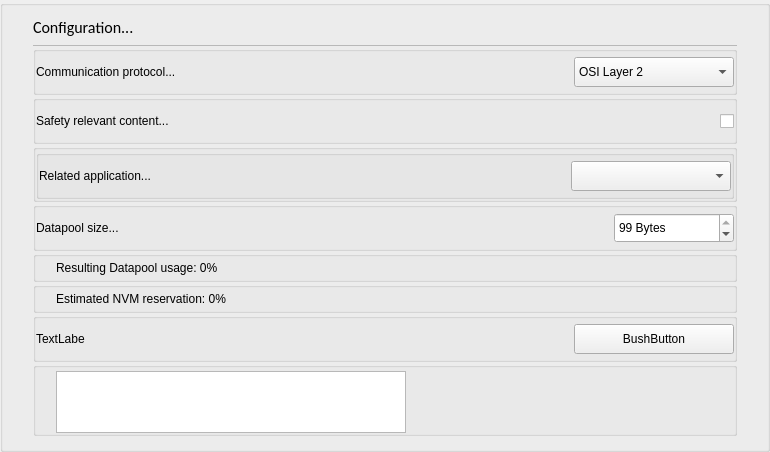
    <widget class="stw_opensyde_gui_elements::C_OgeGbx" name="pc_GroupBoxConfig">
     <property name="title">
      <string/>
     </property>
     <layout class="QHBoxLayout" name="horizontalLayout_4">
      <property name="sizeConstraint">
       <enum>QLayout::SetMinimumSize</enum>
      </property>
      <property name="leftMargin">
       <number>30</number>
      </property>
      <property name="rightMargin">
       <number>30</number>
      </property>
      <property name="bottomMargin">
       <number>13</number>
      </property>
      <item>
       <layout class="QVBoxLayout" name="verticalLayout_7">
        <item>
         <layout class="QHBoxLayout" name="horizontalLayout_14">
          <property name="spacing">
           <number>0</number>
          </property>
          <item>
           <widget class="stw_opensyde_gui_elements::C_OgeLabHeadingGroupBold" name="pc_LabelConfigurationHeading">
            <property name="font">
             <font>
              <family>Calibri</family>
              <pointsize>12</pointsize>
             </font>
            </property>
            <property name="text">
             <string>Configuration...</string>
            </property>
           </widget>
          </item>
          <item>
           <spacer name="horizontalSpacer_14">
            <property name="orientation">
             <enum>Qt::Horizontal</enum>
            </property>
            <property name="sizeType">
             <enum>QSizePolicy::Expanding</enum>
            </property>
            <property name="sizeHint" stdset="0">
             <size>
              <width>40</width>
              <height>20</height>
             </size>
            </property>
           </spacer>
          </item>
         </layout>
        </item>
        <item>
         <layout class="QHBoxLayout" name="horizontalLayout_6">
          <item>
           <layout class="QVBoxLayout" name="verticalLayout_5">
            <property name="spacing">
             <number>0</number>
            </property>
            <item>
             <layout class="QHBoxLayout" name="horizontalLayout_20" stretch="1">
              <property name="spacing">
               <number>0</number>
              </property>
              <property name="topMargin">
               <number>1</number>
              </property>
              <property name="bottomMargin">
               <number>0</number>
              </property>
              <item>
               <widget class="stw_opensyde_gui_elements::C_OgeFrameSeparator" name="frame_2">
                <property name="minimumSize">
                 <size>
                  <width>0</width>
                  <height>1</height>
                 </size>
                </property>
                <property name="maximumSize">
                 <size>
                  <width>16777215</width>
                  <height>1</height>
                 </size>
                </property>
                <property name="frameShape">
                 <enum>QFrame::StyledPanel</enum>
                </property>
                <property name="frameShadow">
                 <enum>QFrame::Raised</enum>
                </property>
               </widget>
              </item>
             </layout>
            </item>
            <item>
             <widget class="stw_opensyde_gui_elements::C_OgeGbxTransparent" name="pc_ComProtGroup">
              <property name="title">
               <string/>
              </property>
              <layout class="QVBoxLayout" name="verticalLayout_26">
               <property name="spacing">
                <number>6</number>
               </property>
               <property name="leftMargin">
                <number>0</number>
               </property>
               <property name="topMargin">
                <number>0</number>
               </property>
               <property name="rightMargin">
                <number>0</number>
               </property>
               <property name="bottomMargin">
                <number>0</number>
               </property>
               <item>
                <layout class="QHBoxLayout" name="horizontalLayout_12" stretch="0,1,0">
                 <item>
                  <widget class="stw_opensyde_gui_elements::C_OgeLabGroupItem" name="pc_LabelComProt">
                   <property name="minimumSize">
                    <size>
                     <width>0</width>
                     <height>40</height>
                    </size>
                   </property>
                   <property name="maximumSize">
                    <size>
                     <width>16777215</width>
                     <height>40</height>
                    </size>
                   </property>
                   <property name="text">
                    <string>Communication protocol...</string>
                   </property>
                  </widget>
                 </item>
                 <item>
                  <spacer name="horizontalSpacer_11">
                   <property name="orientation">
                    <enum>Qt::Horizontal</enum>
                   </property>
                   <property name="sizeHint" stdset="0">
                    <size>
                     <width>40</width>
                     <height>1</height>
                    </size>
                   </property>
                  </spacer>
                 </item>
                 <item>
                  <widget class="stw_opensyde_gui_elements::C_OgeCbxText" name="pc_ComboBoxProtocol">
                   <property name="minimumSize">
                    <size>
                     <width>160</width>
                     <height>30</height>
                    </size>
                   </property>
                   <property name="maximumSize">
                    <size>
                     <width>160</width>
                     <height>30</height>
                    </size>
                   </property>
                   <item>
                    <property name="text">
                     <string>OSI Layer 2</string>
                    </property>
                   </item>
                   <item>
                    <property name="text">
                     <string extracomment="Test">ECeS</string>
                    </property>
                   </item>
                   <item>
                    <property name="text">
                     <string>ECoS</string>
                    </property>
                   </item>
                  </widget>
                 </item>
                </layout>
               </item>
              </layout>
             </widget>
            </item>
            <item>
             <widget class="stw_opensyde_gui_elements::C_OgeGbxTransparent" name="pc_SafetyGroup">
              <property name="title">
               <string/>
              </property>
              <layout class="QVBoxLayout" name="verticalLayout_24">
               <property name="spacing">
                <number>6</number>
               </property>
               <property name="leftMargin">
                <number>0</number>
               </property>
               <property name="topMargin">
                <number>0</number>
               </property>
               <property name="rightMargin">
                <number>0</number>
               </property>
               <property name="bottomMargin">
                <number>0</number>
               </property>
               <item>
                <layout class="QHBoxLayout" name="horizontalLayout_8" stretch="0,1,0">
                 <item>
                  <widget class="stw_opensyde_gui_elements::C_OgeLabGroupItem" name="pc_LabelSafetyContent">
                   <property name="minimumSize">
                    <size>
                     <width>0</width>
                     <height>40</height>
                    </size>
                   </property>
                   <property name="maximumSize">
                    <size>
                     <width>16777215</width>
                     <height>40</height>
                    </size>
                   </property>
                   <property name="text">
                    <string>Safety relevant content...</string>
                   </property>
                  </widget>
                 </item>
                 <item>
                  <spacer name="horizontalSpacer_7">
                   <property name="orientation">
                    <enum>Qt::Horizontal</enum>
                   </property>
                   <property name="sizeHint" stdset="0">
                    <size>
                     <width>40</width>
                     <height>1</height>
                    </size>
                   </property>
                  </spacer>
                 </item>
                 <item>
                  <widget class="stw_opensyde_gui_elements::C_OgeChxTristateTransparentToggle" name="pc_CheckBoxSafety">
                   <property name="enabled">
                    <bool>true</bool>
                   </property>
                   <property name="sizePolicy">
                    <sizepolicy hsizetype="Fixed" vsizetype="Fixed">
                     <horstretch>0</horstretch>
                     <verstretch>0</verstretch>
                    </sizepolicy>
                   </property>
                   <property name="minimumSize">
                    <size>
                     <width>66</width>
                     <height>30</height>
                    </size>
                   </property>
                   <property name="maximumSize">
                    <size>
                     <width>66</width>
                     <height>30</height>
                    </size>
                   </property>
                   <property name="focusPolicy">
                    <enum>Qt::NoFocus</enum>
                   </property>
                   <property name="layoutDirection">
                    <enum>Qt::RightToLeft</enum>
                   </property>
                   <property name="text">
                    <string/>
                   </property>
                  </widget>
                 </item>
                </layout>
               </item>
              </layout>
             </widget>
            </item>
            <item>
             <widget class="stw_opensyde_gui_elements::C_OgeGbxTransparent" name="pc_ApplicationGroup">
              <property name="title">
               <string/>
              </property>
              <layout class="QVBoxLayout" name="verticalLayout_25">
               <property name="spacing">
                <number>6</number>
               </property>
               <property name="leftMargin">
                <number>0</number>
               </property>
               <property name="topMargin">
                <number>0</number>
               </property>
               <property name="rightMargin">
                <number>0</number>
               </property>
               <property name="bottomMargin">
                <number>0</number>
               </property>
               <item>
                <widget class="stw_opensyde_gui_elements::C_OgeGbxTransparent" name="pc_GroupBoxApplication">
                 <layout class="QHBoxLayout" name="horizontalLayout_11" stretch="0,1,0">
                  <property name="leftMargin">
                   <number>0</number>
                  </property>
                  <property name="topMargin">
                   <number>0</number>
                  </property>
                  <property name="rightMargin">
                   <number>0</number>
                  </property>
                  <property name="bottomMargin">
                   <number>0</number>
                  </property>
                  <item>
                   <widget class="stw_opensyde_gui_elements::C_OgeLabGroupItem" name="pc_LabelRelatedApplication">
                    <property name="minimumSize">
                     <size>
                      <width>0</width>
                      <height>40</height>
                     </size>
                    </property>
                    <property name="maximumSize">
                     <size>
                      <width>16777215</width>
                      <height>40</height>
                     </size>
                    </property>
                    <property name="text">
                     <string>Related application...</string>
                    </property>
                   </widget>
                  </item>
                  <item>
                   <spacer name="horizontalSpacer_8">
                    <property name="orientation">
                     <enum>Qt::Horizontal</enum>
                    </property>
                    <property name="sizeHint" stdset="0">
                     <size>
                      <width>40</width>
                      <height>1</height>
                     </size>
                    </property>
                   </spacer>
                  </item>
                  <item>
                   <widget class="stw_opensyde_gui_elements::C_OgeCbxText" name="pc_ComboBoxApplication">
                    <property name="minimumSize">
                     <size>
                      <width>160</width>
                      <height>30</height>
                     </size>
                    </property>
                    <property name="maximumSize">
                     <size>
                      <width>160</width>
                      <height>30</height>
                     </size>
                    </property>
                    <property name="currentText">
                     <string comment="asdf" extracomment="asdf"/>
                    </property>
                   </widget>
                  </item>
                 </layout>
                </widget>
               </item>
              </layout>
             </widget>
            </item>
            <item>
             <widget class="stw_opensyde_gui_elements::C_OgeGbxTransparent" name="pc_SizeGroup">
              <property name="title">
               <string/>
              </property>
              <layout class="QVBoxLayout" name="verticalLayout_27">
               <property name="spacing">
                <number>6</number>
               </property>
               <property name="leftMargin">
                <number>0</number>
               </property>
               <property name="topMargin">
                <number>0</number>
               </property>
               <property name="rightMargin">
                <number>0</number>
               </property>
               <property name="bottomMargin">
                <number>0</number>
               </property>
               <item>
                <layout class="QHBoxLayout" name="pc_HorizontalLayout_Size" stretch="0,1,0">
                 <item>
                  <widget class="stw_opensyde_gui_elements::C_OgeLabGroupItem" name="pc_LabelDatapoolSize">
                   <property name="minimumSize">
                    <size>
                     <width>0</width>
                     <height>40</height>
                    </size>
                   </property>
                   <property name="maximumSize">
                    <size>
                     <width>16777215</width>
                     <height>40</height>
                    </size>
                   </property>
                   <property name="text">
                    <string>Datapool size...</string>
                   </property>
                  </widget>
                 </item>
                 <item>
                  <spacer name="horizontalSpacer_12">
                   <property name="orientation">
                    <enum>Qt::Horizontal</enum>
                   </property>
                   <property name="sizeHint" stdset="0">
                    <size>
                     <width>40</width>
                     <height>1</height>
                    </size>
                   </property>
                  </spacer>
                 </item>
                 <item>
                  <widget class="stw_opensyde_gui_elements::C_OgeSpxNumber" name="pc_SpinBoxSize">
                   <property name="minimumSize">
                    <size>
                     <width>120</width>
                     <height>30</height>
                    </size>
                   </property>
                   <property name="maximumSize">
                    <size>
                     <width>120</width>
                     <height>30</height>
                    </size>
                   </property>
                   <property name="accelerated">
                    <bool>true</bool>
                   </property>
                   <property name="correctionMode">
                    <enum>QAbstractSpinBox::CorrectToPreviousValue</enum>
                   </property>
                   <property name="showGroupSeparator" stdset="0">
                    <bool>true</bool>
                   </property>
                   <property name="suffix">
                    <string> Bytes</string>
                   </property>
                   <property name="singleStep">
                    <number>100</number>
                   </property>
                   <property name="value">
                    <number>99</number>
                   </property>
                  </widget>
                 </item>
                </layout>
               </item>
              </layout>
             </widget>
            </item>
            <item>
             <spacer name="verticalSpacer">
              <property name="orientation">
               <enum>Qt::Vertical</enum>
              </property>
              <property name="sizeHint" stdset="0">
               <size>
                <width>20</width>
                <height>0</height>
               </size>
              </property>
             </spacer>
            </item>
            <item>
             <widget class="stw_opensyde_gui_elements::C_OgeGbxTransparent" name="pc_SizeInfoUsageGroup">
              <property name="title">
               <string/>
              </property>
              <layout class="QVBoxLayout" name="verticalLayout_3">
               <property name="leftMargin">
                <number>0</number>
               </property>
               <property name="topMargin">
                <number>0</number>
               </property>
               <property name="rightMargin">
                <number>0</number>
               </property>
               <property name="bottomMargin">
                <number>0</number>
               </property>
               <item>
                <layout class="QHBoxLayout" name="horizontalLayout_15" stretch="0,0,1">
                 <property name="bottomMargin">
                  <number>0</number>
                 </property>
                 <item>
                  <spacer name="horizontalSpacer">
                   <property name="orientation">
                    <enum>Qt::Horizontal</enum>
                   </property>
                   <property name="sizeType">
                    <enum>QSizePolicy::Fixed</enum>
                   </property>
                   <property name="sizeHint" stdset="0">
                    <size>
                     <width>20</width>
                     <height>20</height>
                    </size>
                   </property>
                  </spacer>
                 </item>
                 <item>
                  <widget class="stw_opensyde_gui_elements::C_OgeLabGroupSubItem" name="pc_LabelDataPoolUsage">
                   <property name="text">
                    <string>Resulting Datapool usage: 0%</string>
                   </property>
                  </widget>
                 </item>
                 <item>
                  <spacer name="horizontalSpacer_2">
                   <property name="orientation">
                    <enum>Qt::Horizontal</enum>
                   </property>
                   <property name="sizeHint" stdset="0">
                    <size>
                     <width>40</width>
                     <height>20</height>
                    </size>
                   </property>
                  </spacer>
                 </item>
                </layout>
               </item>
              </layout>
             </widget>
            </item>
            <item>
             <widget class="stw_opensyde_gui_elements::C_OgeGbxTransparent" name="pc_SizeInfoReservedGroup">
              <property name="title">
               <string/>
              </property>
              <layout class="QVBoxLayout" name="verticalLayout_6">
               <property name="leftMargin">
                <number>0</number>
               </property>
               <property name="topMargin">
                <number>0</number>
               </property>
               <property name="rightMargin">
                <number>0</number>
               </property>
               <property name="bottomMargin">
                <number>0</number>
               </property>
               <item>
                <layout class="QHBoxLayout" name="horizontalLayout_13" stretch="0,0,1">
                 <item>
                  <spacer name="horizontalSpacer_13">
                   <property name="orientation">
                    <enum>Qt::Horizontal</enum>
                   </property>
                   <property name="sizeType">
                    <enum>QSizePolicy::Fixed</enum>
                   </property>
                   <property name="sizeHint" stdset="0">
                    <size>
                     <width>20</width>
                     <height>20</height>
                    </size>
                   </property>
                  </spacer>
                 </item>
                 <item>
                  <widget class="stw_opensyde_gui_elements::C_OgeLabGroupSubItem" name="pc_LabelDataPoolReservation">
                   <property name="text">
                    <string>Estimated NVM reservation: 0%</string>
                   </property>
                  </widget>
                 </item>
                 <item>
                  <spacer name="horizontalSpacer_15">
                   <property name="orientation">
                    <enum>Qt::Horizontal</enum>
                   </property>
                   <property name="sizeHint" stdset="0">
                    <size>
                     <width>40</width>
                     <height>20</height>
                    </size>
                   </property>
                  </spacer>
                 </item>
                </layout>
               </item>
              </layout>
             </widget>
            </item>
            <item>
             <widget class="stw_opensyde_gui_elements::C_OgeGbxTransparent" name="pc_GroupBoxShareConfiguration">
              <property name="title">
               <string/>
              </property>
              <layout class="QHBoxLayout" name="horizontalLayout_22" stretch="0,1,0">
               <property name="spacing">
                <number>6</number>
               </property>
               <property name="leftMargin">
                <number>0</number>
               </property>
               <property name="topMargin">
                <number>0</number>
               </property>
               <property name="rightMargin">
                <number>0</number>
               </property>
               <property name="bottomMargin">
                <number>0</number>
               </property>
               <item>
                <widget class="stw_opensyde_gui_elements::C_OgeLabGroupItem" name="pc_LabelDatapoolShareConfiguration">
                 <property name="minimumSize">
                  <size>
                   <width>0</width>
                   <height>40</height>
                  </size>
                 </property>
                 <property name="maximumSize">
                  <size>
                   <width>16777215</width>
                   <height>40</height>
                  </size>
                 </property>
                 <property name="text">
                  <string>TextLabe</string>
                 </property>
                </widget>
               </item>
               <item>
                <spacer name="horizontalSpacer_18">
                 <property name="orientation">
                  <enum>Qt::Horizontal</enum>
                 </property>
                 <property name="sizeHint" stdset="0">
                  <size>
                   <width>476</width>
                   <height>20</height>
                  </size>
                 </property>
                </spacer>
               </item>
               <item>
                <widget class="stw_opensyde_gui_elements::C_OgePubConfigure" name="pc_BushButtonBreakRelation">
                 <property name="minimumSize">
                  <size>
                   <width>160</width>
                   <height>30</height>
                  </size>
                 </property>
                 <property name="maximumSize">
                  <size>
                   <width>160</width>
                   <height>30</height>
                  </size>
                 </property>
                 <property name="text">
                  <string>BushButton</string>
                 </property>
                </widget>
               </item>
              </layout>
             </widget>
            </item>
            <item>
             <widget class="stw_opensyde_gui_elements::C_OgeGbxTransparent" name="pc_GroupBoxShareConfigurationList">
              <property name="title">
               <string/>
              </property>
              <layout class="QHBoxLayout" name="horizontalLayout_23" stretch="0,0,1">
               <property name="leftMargin">
                <number>0</number>
               </property>
               <property name="topMargin">
                <number>3</number>
               </property>
               <property name="rightMargin">
                <number>0</number>
               </property>
               <property name="bottomMargin">
                <number>0</number>
               </property>
               <item>
                <spacer name="horizontalSpacer_20">
                 <property name="orientation">
                  <enum>Qt::Horizontal</enum>
                 </property>
                 <property name="sizeType">
                  <enum>QSizePolicy::Fixed</enum>
                 </property>
                 <property name="sizeHint" stdset="0">
                  <size>
                   <width>20</width>
                   <height>20</height>
                  </size>
                 </property>
                </spacer>
               </item>
               <item>
                <widget class="QWidget" name="widget_2" native="true">
                 <layout class="QVBoxLayout" name="verticalLayout_9" stretch="1">
                  <property name="leftMargin">
                   <number>0</number>
                  </property>
                  <property name="topMargin">
                   <number>0</number>
                  </property>
                  <property name="rightMargin">
                   <number>0</number>
                  </property>
                  <property name="bottomMargin">
                   <number>0</number>
                  </property>
                  <item>
                   <widget class="stw_opensyde_gui::C_SdNdeDataPoolSelectorAddListWidget" name="pc_ListWidgetSharedDatapoolInfo">
                    <property name="sizePolicy">
                     <sizepolicy hsizetype="Fixed" vsizetype="Expanding">
                      <horstretch>0</horstretch>
                      <verstretch>0</verstretch>
                     </sizepolicy>
                    </property>
                    <property name="minimumSize">
                     <size>
                      <width>350</width>
                      <height>62</height>
                     </size>
                    </property>
                    <property name="maximumSize">
                     <size>
                      <width>350</width>
                      <height>62</height>
                     </size>
                    </property>
                   </widget>
                  </item>
                 </layout>
                </widget>
               </item>
               <item>
                <spacer name="horizontalSpacer_21">
                 <property name="orientation">
                  <enum>Qt::Horizontal</enum>
                 </property>
                 <property name="sizeHint" stdset="0">
                  <size>
                   <width>328</width>
                   <height>20</height>
                  </size>
                 </property>
                </spacer>
               </item>
              </layout>
             </widget>
            </item>
           </layout>
          </item>
         </layout>
        </item>
       </layout>
      </item>
     </layout>
    </widget>
